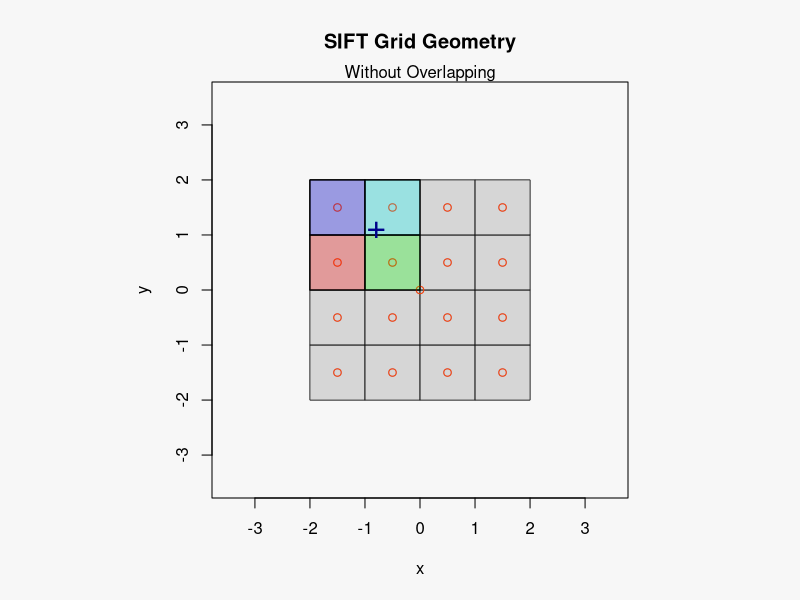
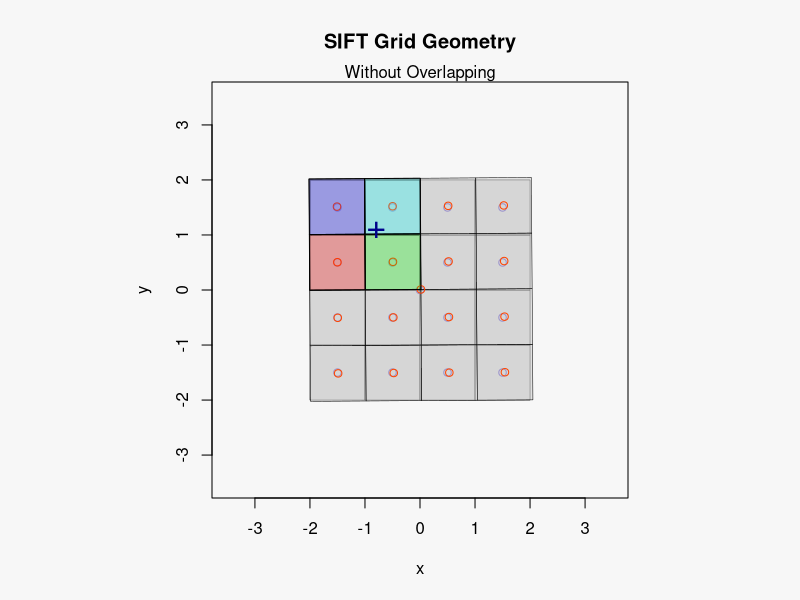
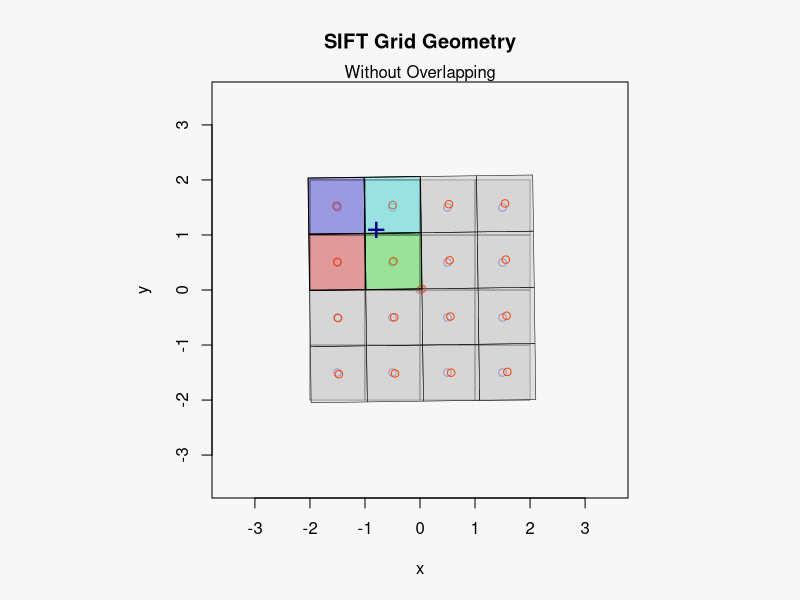
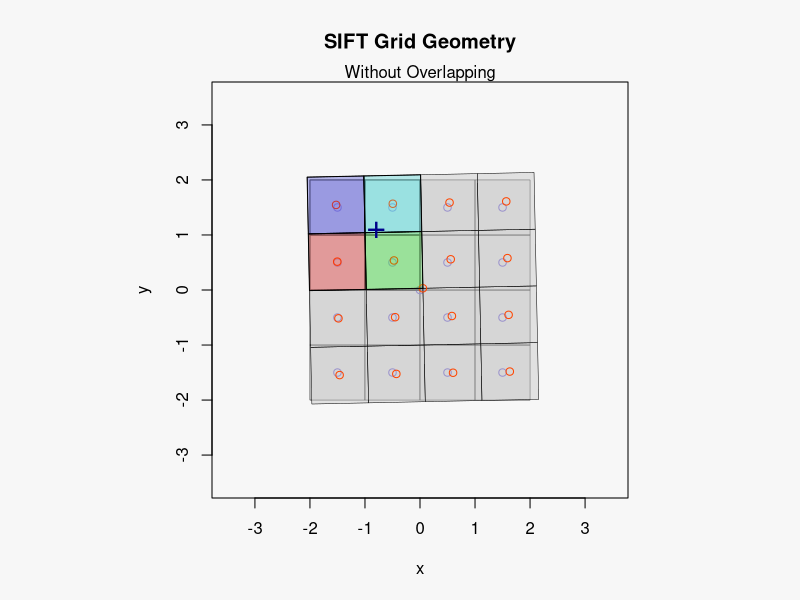
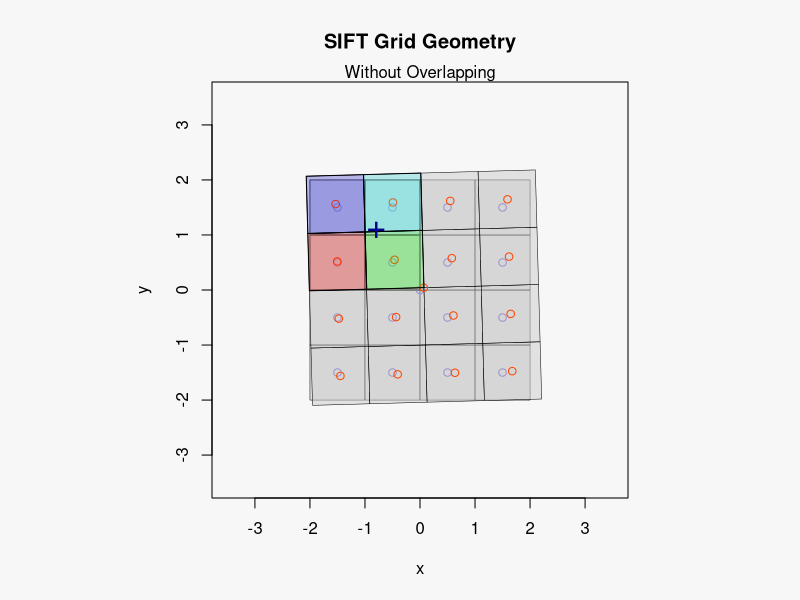
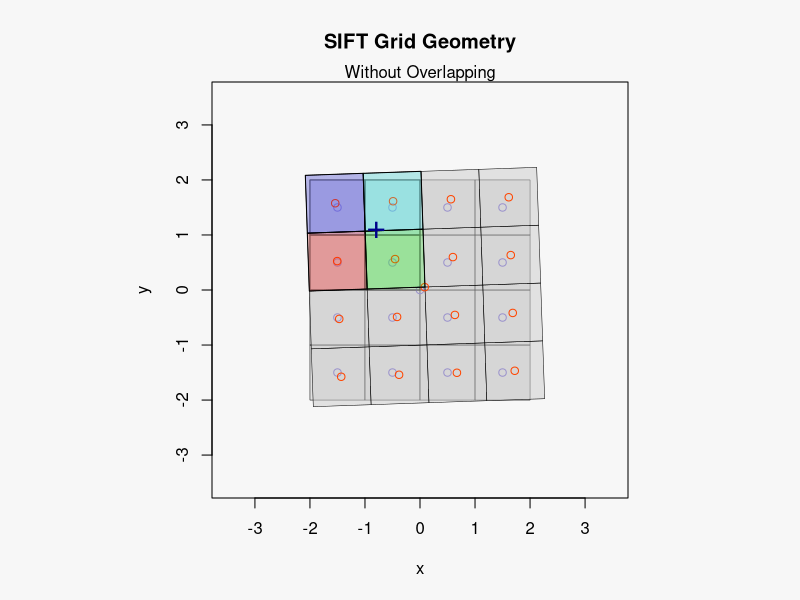
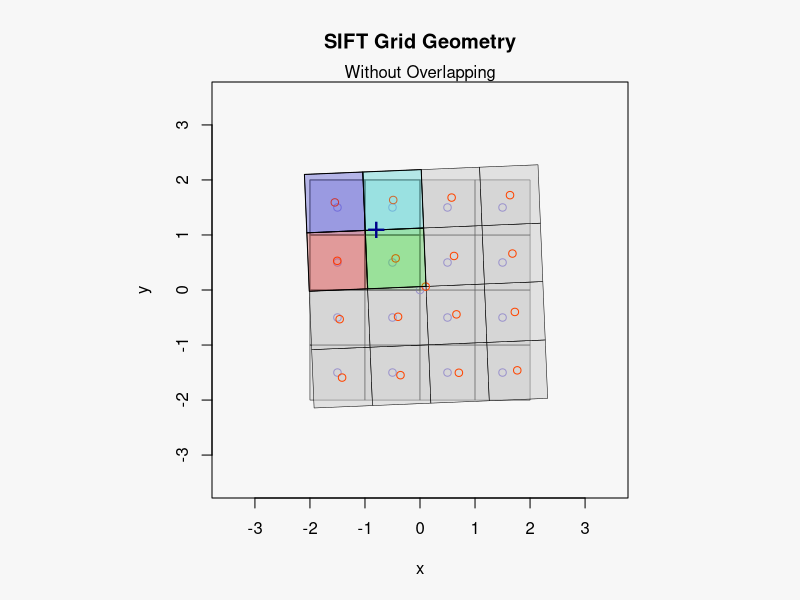
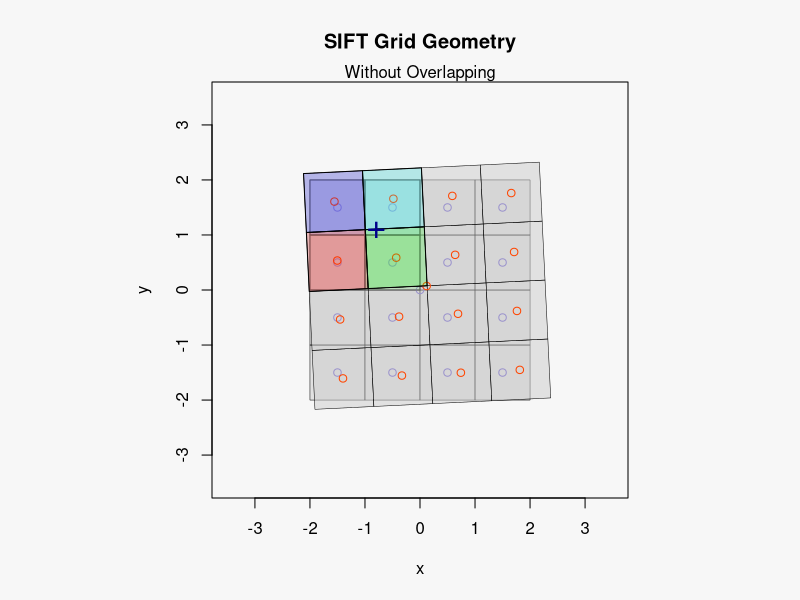

Generate these figures, in order, with R:
## ---- chunk 1
patch_center <- c(0, 0)
patch_orientation <- 0
patch_scale <- 1
subpatch_radius <- 0.5
## ---- chunk 2
N <- 4
j <- 0:(N - 1)
i <- 0:(N - 1)

xi <- i - (N - 1) / 2
yj <- j - (N - 1) / 2
## ---- chunk 3
point_in_patch <- c(-0.8, 1.1)
## ---- chunk 4
region_min_max_x <- c(-(N-1)/2 - 1, (N-1)/2 + 1)
region_min_max_y <- c(-(N-1)/2 - 1, (N-1)/2 + 1)
## ---- chunk 5
x_view_min_max <- c(region_min_max_x[1] - 1, region_min_max_x[2] + 1)
y_view_min_max <- c(region_min_max_y[1] - 1, region_min_max_y[2] + 1)
## ---- chunk 6
draw_patch <- function(center, theta, scale, subpatch_radius,
                       color = "red") {
  # Alias the variable.
  r <- subpatch_radius

  # Cosmetics.
  rect_color <- rgb(0.8, 0.8, 0.8, alpha = 0.5)
  rect_line_width <- 0.5

  # Transformation matrix
  T <- scale * matrix(c(cos(theta), -sin(theta), center[1],
                        sin(theta),  cos(theta), center[2],
                                 0,           0,         1),
                      nrow = 3,
                      byrow = TRUE)

  # Render the grid of patches.
  for (x in xi) {
    for (y in yj) {
      # Enumerate the quad vertices.
      X <- matrix(c(x - r, x + r, x + r, x - r,
                    y - r, y - r, y + r, y + r,
                        1,     1,     1,     1),
                  nrow = 3,
                  byrow = TRUE)

      # Transform the vertices.
      TX <- T %*% X

      # Separate the coordinates.
      u <- TX[1,]
      v <- TX[2,]
      polygon(u, v, col = rect_color, lwd = rect_line_width)
    }
  }

  # Draw the center of the image patch.
  points(center[1], center[2], col = color)

  # Draw the center of each subpatch (i, j).
  for (x in xi) {
    for (y in yj) {
      Txy <- T %*% matrix(c(x, y, 1), nrow=3)
      u <- Txy[1]
      v <- Txy[2]
      points(u, v, col = color)
    }
  }

  # Draw the closest subpatches (i, j) to the point in the patch.
  for (k in 1:2) {
    for (l in 3:4) {
      # Enumerate the quad vertices.
      X <- matrix(c(xi[k] - r, xi[k] + r, xi[k] + r, xi[k] - r,
                    yj[l] - r, yj[l] - r, yj[l] + r, yj[l] + r,
                            1,         1,         1,         1),
                  nrow = 3,
                  byrow = TRUE)

      # Transform the vertices.
      TX <- T %*% X
      u <- TX[1,]
      v <- TX[2,]

      # Draw the polygon.
      if (k == 1 & l == 3)
        color <- rgb(1, 0, 0, alpha = 0.2)
      if (k == 2 & l == 3)
        color <- rgb(0, 1, 0, alpha = 0.2)
      if (k == 1 & l == 4)
        color <- rgb(0, 0, 1, alpha = 0.2)
      if (k == 2 & l == 4)
        color <- rgb(0, 1, 1, alpha = 0.2)
      polygon(u, v, col = color, lwd = 1)
    }
  }

  # Draw the point in the patch.
  points(point_in_patch[1], point_in_patch[2],
         col = "darkblue",  # In another color please
         pch = "+",              # I want a "+" shape
         cex = 2)                # Thicker size please
}
## ---- chunk 7
steps <- 30

theta <- seq(0, 0.2, length.out = steps)
scale_inc <- seq(1, 1.3, length.out = steps)
scale_dec <- seq(1, 0.8, length.out = steps)
shift_x <- seq(0, 0.5, length.out = steps)
shift_y <- seq(0, 0.3, length.out = steps)
## ---- chunk 8
op <- par(bg = "#f7f7f7", pty="s")

for (ii in 1:steps) {
  # Reset the canvas
  plot(x_view_min_max, y_view_min_max,
       type = "n",                      # Reset the canvas
       xlab = "x", ylab = "y",          # Legend
       main = "SIFT Grid Geometry")           # Title.

  patch_center_shifted <- c(patch_center[1] + shift_x[ii],
                            patch_center[2] + shift_y[ii])

  # The ground truth image patch.
  draw_patch(patch_center, 0, 1, 0.5,
             color = "slateblue")

  # The noisy image patch.
  draw_patch(patch_center_shifted, theta[ii], scale_inc[ii], 0.5,
             color = "orangered")

  mtext("Without Overlapping")
}

for (ii in 1:steps) {
  # Reset the canvas
  plot(x_view_min_max, y_view_min_max,
       type = "n",                      # Reset the canvas
       xlab = "x", ylab = "y",          # Legend
       main = "SIFT Grid Geometry")           # Title.

  patch_center_shifted <- c(patch_center[1] + shift_x[ii],
                            patch_center[2] - 0.5 * shift_y[ii])

  # The ground truth image patch.
  draw_patch(patch_center, 0, 1, 0.5,
             color = "slateblue")

  # The noisy image patch.
  draw_patch(patch_center_shifted, -theta[ii], scale_dec[ii], 0.5,
             color = "orangered")

  mtext("Without Overlapping")
}
## ---- chunk 9
op <- par(bg = "#f7f7f7", pty="s")

patch_radius <- c(seq(0.5, 0.9, length.out = 5),
                  seq(0.9, 0.99, length.out = 5),
                  seq(0.99, 1, length.out = 20))

for (ii in 1:steps) {
  # Reset the canvas
  plot(x_view_min_max, y_view_min_max,
       type = "n",                      # Reset the canvas
       xlab = "x", ylab = "y",          # Legend
       main = "SIFT Grid Geometry")           # Title.

  # The ground truth image patch.
  draw_patch(patch_center, 0, 1, patch_radius[ii],
             color = "slateblue")

  mtext("Increase of the Patch Radius for the Patch Overlapping")
}
## ---- chunk 10
op <- par(bg = "#f7f7f7", pty="s")

subpatch_radius <- 1
theta <- seq(0, 0.2, length.out = steps)
scale <- seq(1, 1.3, length.out = steps)
shift_x <- seq(0, 0.5, length.out = steps)
shift_y <- seq(0, 0.3, length.out = steps)

for (ii in 1:steps) {
  # Reset the canvas
  plot(x_view_min_max, y_view_min_max,
       type = "n",                      # Reset the canvas
       xlab = "x", ylab = "y",          # Legend
       main = "SIFT Grid Geometry")           # Title.

  patch_center_shifted <- c(patch_center[1] + shift_x[ii],
                            patch_center[2] + shift_y[ii])

  # The ground truth image patch.
  draw_patch(patch_center, 0, 1,
             subpatch_radius,
             color = "slateblue")

  # The noisy image patch.
  draw_patch(patch_center_shifted, theta[ii], scale_inc[ii],
             subpatch_radius,
             color = "orangered")

  mtext("With Overlapping")
}

for (ii in 1:steps) {
  # Reset the canvas
  plot(x_view_min_max, y_view_min_max,
       type = "n",                      # Reset the canvas
       xlab = "x", ylab = "y",          # Legend
       main = "SIFT Grid Geometry")           # Title.

  patch_center_shifted <- c(patch_center[1] + shift_x[ii],
                            patch_center[2] - 0.5 * shift_y[ii])

  # The ground truth image patch.
  draw_patch(patch_center, 0, 1,
             subpatch_radius,
             color = "slateblue")

  # The noisy image patch.
  draw_patch(patch_center_shifted, -theta[ii], scale_dec[ii],
             subpatch_radius,
             color = "orangered")

  mtext("With Overlapping")
}
